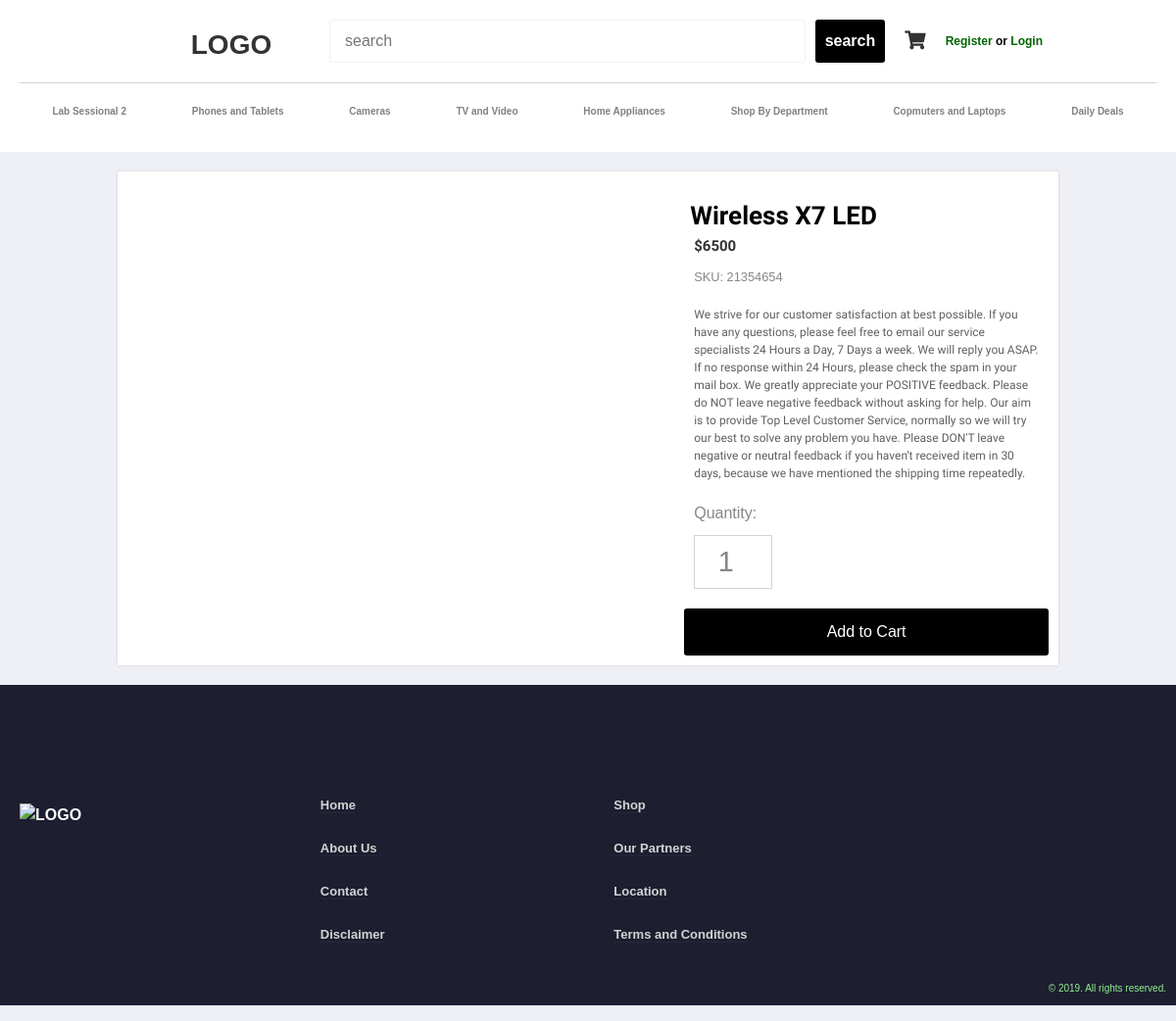
The app's page /products/product/4 with its own data.
### tables this page shows
CREATE TABLE `products` (
  `id` int(11) NOT NULL,
  `title` varchar(255) NOT NULL,
  `description` text NOT NULL,
  `image` text NOT NULL,
  `category` int(11) NOT NULL,
  `price` double UNSIGNED NOT NULL,
  `added_on` timestamp NOT NULL DEFAULT CURRENT_TIMESTAMP
);

### core/Model.php (called while the page is built, shortened)
<?php
class Model
{
	public function __construct()
	{
		$this -> host = "localhost";
		$this -> username = "root";
		$this -> password = "Ahsankhan142!";
		$this -> db_name = "ecom";
		$this -> db = new mysqli($this -> host, $this -> username, $this -> password, $this -> db_name);
	}
}

### controllers/productsController.php (called while the page is built, shortened)
<?php
	require_once('core/Controller.php');
	class ProductsController extends Controller
	{
		public function __construct()
		{
			$this -> model = $this -> model('prodModel');
		}
		public function product($id)
		{
			$data = $this -> model -> getProductById($id);
			$data['title'] = "Ecom - " . $data['product']['title'];
			$this -> loadView('product', $data);
		}
	}
 ?>

### index.php (called while the page is built, shortened)
<?php
	require('core/Router.php');
	new Router();

### models/prodModel.php (called while the page is built, shortened)
<?php
	require_once("core/Model.php");
	class ProdModel extends Model
	{
		public function getProductById($id)
		{
			$data = [];
			if (isset($id[2])) {
				$id = $id[2];
			}else $id = 0;
			$q = "SELECT * FROM products WHERE id = $id";
			$result = $this -> db -> query($q);
			if($result -> num_rows > 0)
			{
				$data['products_success'] = true;
				$data['product'] = $result -> fetch_assoc();
			}
			return $data;
		}
	}
 ?>

### views/product.php (the view, shortened to what this page needs)
<?php
	require("views/libs/header.php");
	if(isset($data['products_success'])) {
		$product = $data['product'];
 ?>
	<div class="product_page">
		<div class="container">
	  <div class="product_img">
	  </div>
	  <div class="product_info">
	    <div class="product_title"><?php echo $product['title'] ?></div>
			<div class="product_price">$<?php echo $product['price'] ?></div>
	    <div class="product_model">SKU: 21354654</div>
	    <div class="product_descr"> <?php echo $product['description'] ?> </div>
			<form action="<?php echo APPROOT ?>/cart/add_cart/<?php echo $product['id'] ?>" method="post">
				<div class="product_quantity">Quantity:<br>
		      <input type="number" value="1" name="quantity">
		    </div>
				<div onclick="addToCart(<?php echo $product['id'] ?>);" class="add_to_cart">
					Add to Cart
				</div>
			</form>
	  </div>
  </div>
	</div>
<?php } else {?>
	<div class="error">
		Product not found
	</div>
<?php } ?>
<?php
	require_once("views/libs/footer.php");

### core/Router.php (shortened to what this page needs)
<?php
class Router
{
	protected $controller;
	protected $method;
	protected $args = [];
	public function __construct()
	{
		$this -> init();
	}
	public function breakURL($url)
	{
		$url = rtrim($url, '/');
		$url = strtolower($url);
		$parts = explode('/', $url);
		$this -> controller 	= isset($parts[0]) ? $parts[0] : 'index';
		$this -> method 		= isset($parts[1]) ? $parts[1] : 'index';
		$this -> controller    .= 'Controller';
		unset($parts[0]);
		unset($parts[1]);
		$this -> args = $parts;
	}
	public function init()
	{
		if(file_exists("controllers/{$this->controller}.php"))
		{
			$controller = new $this->controller;
			if(method_exists($controller, $this -> method))
				$controller -> {$this -> method} ($this -> args);
			else
				$controller -> index();
		}else echo 'error 404... page not found';
	}
}

### core/Controller.php (shortened to what this page needs)
<?php
class Controller
{
	public function model($model)
	{
		return new $model;
	}
	public function loadView($view, $data = [])
	{
		if(file_exists("views/$view.php"))
			require_once("views/$view.php");
		else die("could not find view");
	}
}

### views/libs/header.php (shortened to what this page needs)
<!DOCTYPE html>
<html>
<head>
	<link rel="stylesheet" href="<?php echo APPROOT ?>/views/libs/bootstrap/css/bootstrap.css">
	<link rel="stylesheet" type="text/css" href="<?php echo APPROOT ?>/views/libs/style.css">
	<link rel="stylesheet" href="https://use.fontawesome.com/releases/v5.8.1/css/all.css">
</head>
<body>
	<div class="header">
		<div class="header_upper">
			<div class="logo">
				<a href="<?php echo APPROOT ?>">
					LOGO
				</a>
			</div>
			<div class="search_bar">
				<input type="text" name="search" placeholder="search">
				<input type="submit" value="search">
			</div>
			<div class="cart_logo">
				<a href="<?php echo APPROOT ?>/cart">
					<i class="fas fa-shopping-cart"></i>
				</a>
			</div>
			<?php if(isset($_SESSION['logged_in']) && $_SESSION['logged_in'] = true){ ?>
				<div class="username">
					<a href="<?php echo APPROOT ?>/profile">Account</a>
					<a href="<?php echo APPROOT ?>/logout">Logout</a>
				</div>
			<?php }else { ?>
			<div class="login">
					<a href="<?php echo APPROOT ?>/signup">Register </a>or
					<a href="<?php echo APPROOT ?>/login"> Login</a>
			</div>
		<?php } ?>
		</div>
		<div class="header_lower">
			<ul>
				<li><a href="<?php echo APPROOT ?>/lab2">Lab Sessional 2</a></li>
				<li><a href="#">Phones and Tablets</a></li>
				<li><a href="#">Cameras</a></li>
				<li><a href="#">TV and Video</a></li>
				<li><a href="#">Home Appliances</a></li>
				<li><a href="#">Shop By Department</a></li>
				<li><a href="#">Copmuters and Laptops</a></li>
				<li><a href="#">Daily Deals</a></li>
			</ul>
		</div>
	</div>

### views/libs/footer.php (shortened to what this page needs)
	<div class="footer">
		<div class="footer-wrapper">
			<div class="section logo">
				<img src="" alt="LOGO">
			</div>
			<div class="section links">
				<ul>
					<li> <a href="#">Home</a> </li>
					<li> <a href="#">About Us</a> </li>
					<li> <a href="#">Contact</a> </li>
					<li> <a href="#">Disclaimer</a> </li>
				</ul>
			</div>
			<div class="section links">
				<ul>
					<li> <a href="#">Shop</a> </li>
					<li> <a href="#">Our Partners</a> </li>
					<li> <a href="#">Location</a> </li>
					<li> <a href="#">Terms and Conditions</a> </li>
				</ul>
			</div>
			<div class="section social-links ">
			</div>
		</div>
		<p>&copy; <?php echo date("Y") ?>. All rights reserved.</p>
	</div>
</body>
</html>

### views/libs/style.css (style rules this page uses)
* { padding: 0; margin: 0; box-sizing: border-box; }
body { font-family: sans-serif; color: #424242; background-color: #eff0f5; margin: 0; padding: 0; min-height: 100vh; }
a { text-decoration: none; color: #333; }
.header { background-color: white; padding: 20px 20px 0 20px; }
.header .header_upper { display: flex; width: 80%; margin: 0 auto; padding:0 0 20px 0; }
.header .header_upper input { display: block; }
.header .header_upper .search_bar { flex-grow: 1; display: flex; }
.header .header_upper .logo { width: 200px; height: 39px; text-align: center; align-self: end; }
.header .header_upper .logo a { font-size: 28px; font-weight:bold; }
.header .search_bar input[type="text"] { border: 1px solid rgba(128, 128, 128, .1); box-sizing: border-box; padding: 5px 15px; border-radius: 4px; flex-grow: 1; }
.header .search_bar input[type="submit"] { box-sizing: border-box; border: none; background-color: black; color: white; border-radius: 3px; font-weight: bold; padding: 10px; margin: 0 10px; }
.header .cart_logo { align-self: center; padding: 0 10px; font-size: 19px; cursor: pointer; }
.header_upper .login { align-self: center; margin-left: auto; }
.header_upper .login { padding-left: 10px; font-weight: bold; color: black; font-size: 12px; }
.header_upper .login a { color: darkgreen; }
.header .header_lower { padding: 15px 0; border-top: 1px solid lightgray; }
.header .header_lower ul { display: flex; justify-content: space-around; }
.header .header_lower ul li { list-style: none; }
.header .header_lower ul li a { text-decoration: none; color: gray; font-family: sans-serif; font-weight: bold; font-size: 10px; }
.product_page .container { width: 960px; margin: 20px auto; display: flex; background: white; padding: 10px; border: radius: 16px; box-shadow: 0px 0px 3px lightgray; }
.product_img { width: 580px; height: 400px; padding: 16px; text-align: center; }
.product_info { width: 380px; text-align: justify; }
.product_title { font-size: 26px; color: black; padding: 16px 0 0 6px; font-weight: bold; font-family: 'Varela Round', sans-serif; text-align: left; }
.product_model { padding: 10px; color: #878686; font-size: .8rem; }
.product_price { padding: 0 10px ; font-size: 15px; font-weight: bold; font-family: 'Varela Round', sans-serif; color: #333; }
.product_descr { color: #615F5F; padding:10px; font-size: 12px; text-align: left; font-family: 'Varela Round', sans-serif; }
.product_page .add_to_cart { width: 100%; padding: 12px 0; background-color: black; text-align: center; color: white; cursor: pointer; border-radius: 3px; transition: all .5s; }
.product_quantity { color: #878686; padding: 10px; }
.product_quantity input[type="number"] { border: 1px solid lightgray; width: 80px; font-size: 1.8em; margin: 10px 0; padding: 5px; text-align:center; color: #878686; box-sizing: border-box; }
.footer { background-color: #1D1E30; }
.footer .footer-wrapper { color: white; display: flex; padding-top: 100px; }
.footer .section { flex-grow: 1; }
.footer .section li { list-style: none; padding: 10px; }
.footer .section li a { color: lightgray; font-weight: bold; font-size: 13px; border-bottom: 1px solid rgba(128, 128, 128,.09); }
.footer .section.logo { font-weight: bold; padding: 20px; }
.footer p { color: lightgreen; padding: 10px; text-align: right;; font-size: 10px; }

### records on screen
products: title "Wireless X7 LED", price "6500", description "We strive for our customer satisfaction at best possible. If you have any questions, please feel free to email our service specialists 24 Hours a Day, 7 Days a week. We will reply you ASAP. If no response within 24 Hours, please check the spam in your mail box. We greatly appreciate your POSITIVE feedback. Please do NOT leave negative feedback without asking for help. Our aim is to provide Top Level Customer Service, normally so we will try our best to solve any problem you have. Please DON'T leave negative or neutral feedback if you haven't received item in 30 days, because we have mentioned the shipping time repeatedly."
